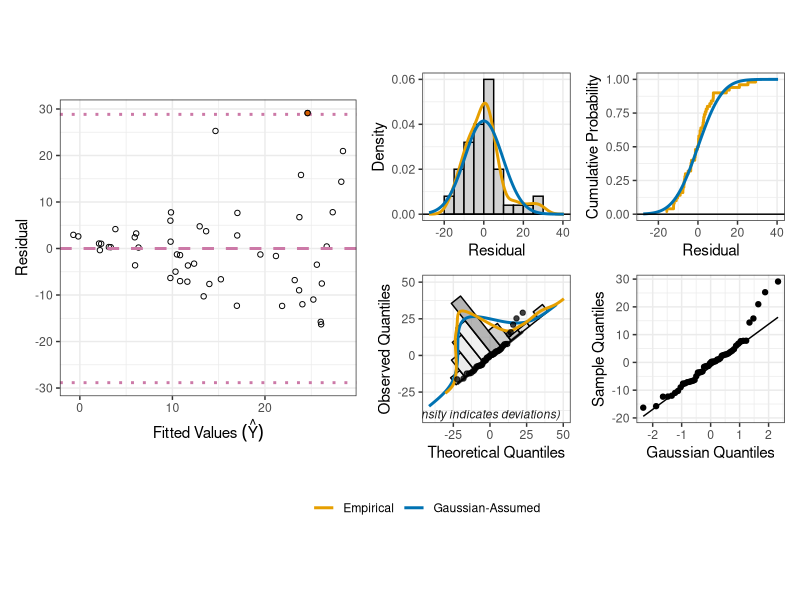
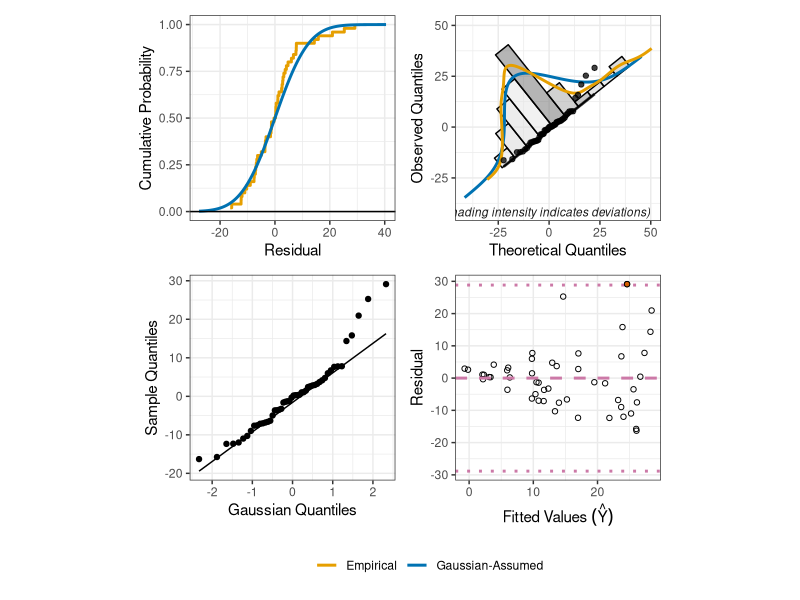
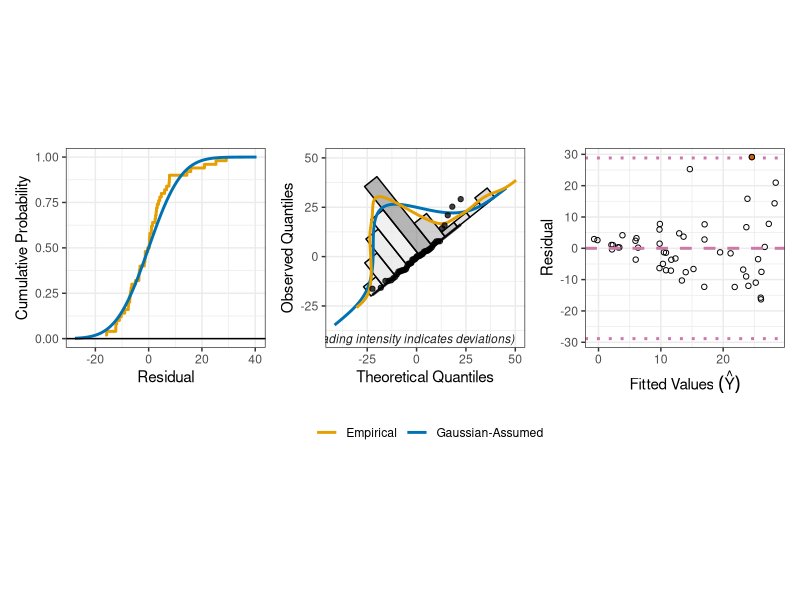
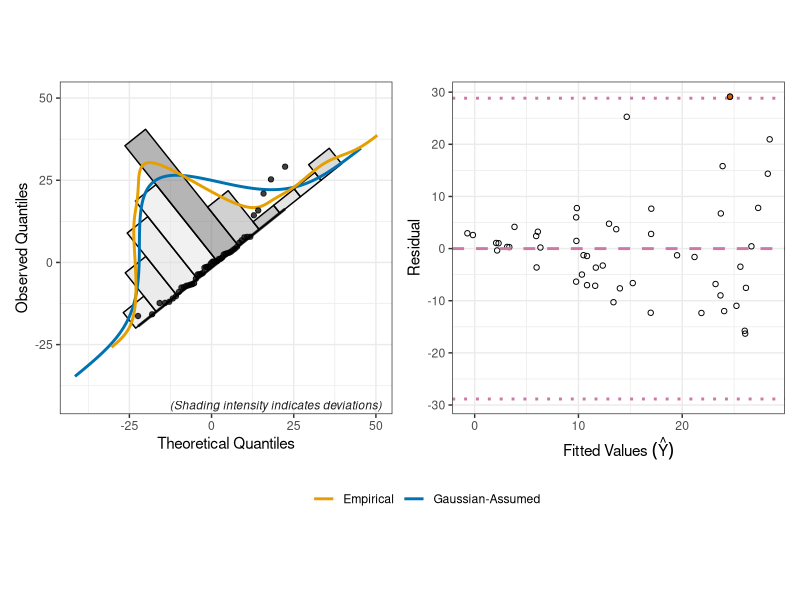
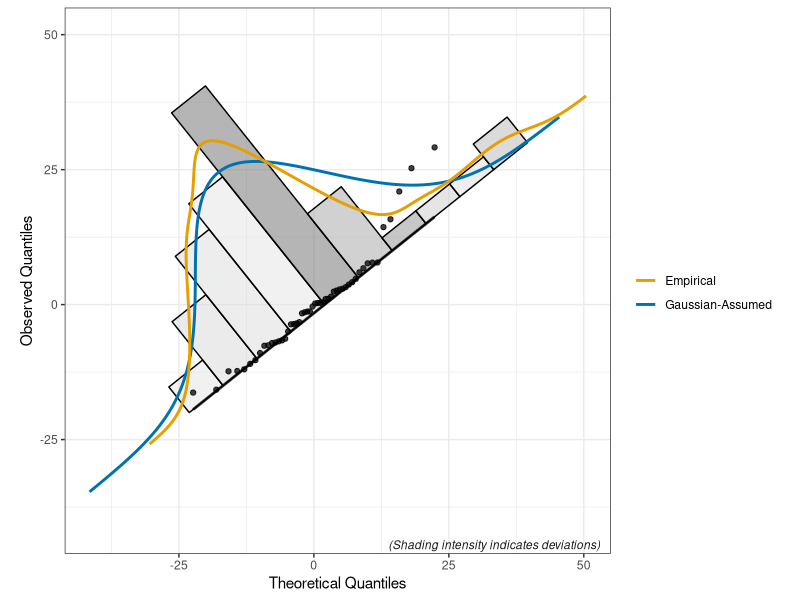

The R source for these figures, in order:
histoqq <- function(data,
                    shadeDeviation = TRUE,
                    square = FALSE,
                    dist = "norm",
                    height.scale = 1,
                    cartesian = FALSE,
                    ...) {
  require(tidyverse)
  if (!requireNamespace("MASS", quietly = TRUE)) stop("Please install 'MASS'")
  if (!requireNamespace("scales", quietly = TRUE)) stop("Please install 'scales'")
  
  # ------------------------------------------------------------------
  # 1. Validate Input
  # ------------------------------------------------------------------
  d.name <- paste0("d", dist)
  q.name <- paste0("q", dist)
  
  if (!exists(q.name, mode = "function") || !exists(d.name, mode = "function")) {
    stop(paste0("Invalid distribution specified. Could not find functions '", 
                q.name, "()' or '", d.name, "()'." ))
  }
  
  qdist <- match.fun(q.name)
  ddist <- match.fun(d.name)
  
  countunique <- data |> na.omit() |> unique() |> length()
  if (countunique == 1) stop("There is no variation in your data object.")
  
  npass <- length(data)
  data <- data |> na.omit()
  if (npass > length(data)) {
    warning(paste0("There were ", (npass - length(data)), " missing observation(s). We removed these to make the plot."))
  }
  
  # ------------------------------------------------------------------
  # 2. Scale Data & Estimate Parameters
  # ------------------------------------------------------------------
  df <- tibble(x = as.numeric(data))
  user.params <- list(...)
  
  if (length(user.params) == 0) {
    if (dist == "unif") {
      x1 <- min(df$x, na.rm = TRUE)
      xn <- max(df$x, na.rm = TRUE)
      user.params <- list(
        min = x1 - (xn - x1) / (nrow(df) - 1),
        max = xn + (xn - x1) / (nrow(df) - 1)
      )
    } else if (dist == "binom") {
      x.bar <- mean(df$x, na.rm = TRUE)
      s2 <- var(df$x, na.rm = TRUE)
      max.x <- max(df$x, na.rm = TRUE)
      
      if (!is.na(s2) && s2 < x.bar && s2 > 0) {
        est.size <- round((x.bar^2) / (x.bar - s2))
        est.size <- max(est.size, max.x)
        est.prob <- x.bar / est.size
      } else {
        est.size <- max.x
        est.prob <- x.bar / est.size
      }
      user.params <- list(size = est.size, prob = est.prob)
    } else {
      fit.map <- c("norm" = "normal", "lnorm" = "log-normal", "exp" = "exponential",
                   "logis" = "logistic", "geom" = "geometric", "nbinom" = "negative binomial", 
                   "pois" = "Poisson")
      fit.name <- if (dist %in% names(fit.map)) fit.map[[dist]] else dist
      
      tryCatch({
        fit <- MASS::fitdistr(df$x, fit.name)
        user.params <- as.list(fit$estimate)
      }, error = function(e) {
        warning("MASS::fitdistr failed: ", e$message)
      })
    }
  }
  
  qdist.w <- function(p) do.call(qdist, c(list(p), user.params))
  ddist.w <- function(x) do.call(ddist, c(list(x), user.params))
  
  # ------------------------------------------------------------------
  # 3. QQ Line Geometry
  # ------------------------------------------------------------------
  y.quant <- quantile(df$x, c(0.25, 0.75), na.rm = TRUE)
  x.quant <- qdist.w(c(0.25, 0.75))
  slope <- ifelse(diff(x.quant) == 0, 1, diff(y.quant) / diff(x.quant))
  intercept <- y.quant[1] - slope * x.quant[1]
  
  len <- sqrt(slope^2 + 1)
  vx <- 1 / len
  vy <- slope / len
  nx <- -slope / len
  ny <- 1 / len
  
  # ------------------------------------------------------------------
  # 4. Bins and Density Data
  # ------------------------------------------------------------------
  test_probs <- seq(0.01, 0.99, length.out = 100)
  test_quants <- suppressWarnings(qdist.w(test_probs))
  test_quants <- test_quants[is.finite(test_quants)]
  is.discrete <- length(test_quants) > 0 && all(test_quants %% 1 == 0)
  
  range_x <- max(df$x, na.rm = TRUE) - min(df$x, na.rm = TRUE)
  bin.width <- range_x / nclass.Sturges(df$x)
  
  support.bounds <- qdist.w(c(0, 1))
  lower.bound <- support.bounds[1]
  upper.bound <- support.bounds[2]
  
  bin.min <- min(if (is.finite(lower.bound)) lower.bound else min(df$x, na.rm = TRUE), min(df$x, na.rm = TRUE))
  bin.max <- max(if (is.finite(upper.bound)) upper.bound else max(df$x, na.rm = TRUE), max(df$x, na.rm = TRUE))
  
  if (is.discrete) {
    bin.min <- floor(bin.min) - 0.5
    bin.max <- ceiling(bin.max) + 0.5
    breaks <- seq(bin.min, bin.max, by = 1)
    bin.width <- 1
    
    hist.data <- df |>
      mutate(
        bin.cut = cut(x, breaks = breaks, include.lowest = TRUE),
        bin.idx = as.numeric(bin.cut),
        bin.mid = bin.min + (bin.idx - 0.5) * bin.width
      ) |>
      group_by(bin.mid) |>
      summarise(count = n(), .groups = "drop")
  } else {
    hist_obj <- hist(df$x, plot = FALSE)
    breaks <- hist_obj$breaks
    bin.width <- diff(breaks)[1]
    hist.data <- tibble(bin.mid = hist_obj$mids, count = hist_obj$counts)
  }
  
  if (is.discrete) {
    kde.max <- max(table(df$x) / nrow(df))
  } else {
    dens.fit <- density(df$x)
    kde.max <- max(dens.fit$y, na.rm = TRUE)
  }
  
  hist.max.dens <- max(hist.data$count) / (nrow(df) * bin.width)
  max.empirical.dens <- max(kde.max, hist.max.dens)
  target.max.h <- range_x * height.scale
  density.multiplier <- target.max.h / max.empirical.dens
  bar.scale <- density.multiplier / (nrow(df) * bin.width)
  dens.cap <- max.empirical.dens * 2.5
  true.w <- sqrt((bin.width / slope)^2 + bin.width^2) / 2
  
  # Polygon creation
  hist.polygons <- hist.data |>
    mutate(
      expected.count = ddist.w(bin.mid) * nrow(df) * bin.width,
      deviation = abs(count - expected.count),
      x.c = (bin.mid - intercept) / slope,
      y.c = bin.mid,
      h = count * bar.scale
    ) |>
    slice(rep(1:n(), each = 4)) |>
    mutate(
      point_id = rep(1:4, times = nrow(hist.data)),
      dx = case_when(point_id %in% c(1, 4) ~ -true.w, TRUE ~ true.w),
      dy = case_when(point_id %in% c(1, 2) ~ 0, TRUE ~ h),
      final.x = x.c + dx * vx + dy * nx,
      final.y = y.c + dx * vy + dy * ny
    )
  
  # Densities
  plot.min <- max(min(c(df$x, qdist.w(0.001)), na.rm = TRUE) - bin.width, lower.bound, na.rm = TRUE)
  plot.max <- min(max(c(df$x, qdist.w(0.999)), na.rm = TRUE) + bin.width, upper.bound, na.rm = TRUE)
  
  if (is.discrete) {
    plot.range <- seq(ceiling(plot.min), floor(plot.max), by = 1)
  } else {
    base.seq <- seq(plot.min, plot.max, length.out = 1000)
    if (is.finite(lower.bound) && lower.bound >= plot.min && lower.bound <= plot.max) {
      base.seq <- c(base.seq, lower.bound - 1e-9, lower.bound, lower.bound + 1e-9)
    }
    if (is.finite(upper.bound) && upper.bound >= plot.min && upper.bound <= plot.max) {
      base.seq <- c(base.seq, upper.bound - 1e-9, upper.bound, upper.bound + 1e-9)
    }
    plot.range <- sort(unique(base.seq))
  }
  
  theoretical.density <- data.frame(val = plot.range) |>
    mutate(
      dens = pmin(replace_na(ddist.w(val), 0), dens.cap),
      h = dens * density.multiplier,
      x.base = (val - intercept) / slope - (if (is.discrete) 0.1 * vx else 0),
      y.base = val - (if (is.discrete) 0.1 * vy else 0),
      x = x.base + h * nx,
      y = y.base + h * ny
    )
  
  dens.fit <- density(df$x)
  if (is.discrete) {
    kde.curve <- as.data.frame(table(df$x)) |>
      mutate(val = as.numeric(as.character(Var1)), dens = Freq / nrow(df)) |>
      dplyr::select(val, dens) |>
      mutate(
        h = dens * density.multiplier,
        x.base = (val - intercept) / slope + 0.1 * vx,
        y.base = val + 0.1 * vy,
        x = x.base + h * nx,
        y = y.base + h * ny
      )
  } else {
    kde.curve <- data.frame(val = dens.fit$x, dens = dens.fit$y) |>
      mutate(
        h = dens * density.multiplier,
        x.base = (val - intercept) / slope,
        x = x.base + h * nx,
        y = val + h * ny
      )
  }
  
  # Bounding Box
  theoreticalquantiles <- qdist.w(ppoints(nrow(df)))
  all.coords.x <- c(theoreticalquantiles, hist.polygons$final.x, theoretical.density$x, kde.curve$x)
  all.coords.y <- c(df$x, hist.polygons$final.y, theoretical.density$y, kde.curve$y)
  limits <- range(c(all.coords.x, all.coords.y), na.rm = TRUE)
  
  # ------------------------------------------------------------------
  # 5. Build ggplot
  # ------------------------------------------------------------------
  if (!shadeDeviation) {
    histoqq.plot <- ggplot(df) +
      geom_polygon(data = hist.polygons, aes(x = final.x, y = final.y, group = bin.mid),
                   color = "black", alpha = 0.5)
  } else {
    max.abs.dev <- max(abs(hist.polygons$deviation), na.rm = TRUE)
    color.bound <- max(ceiling(nrow(df) / 5), max.abs.dev)
    histoqq.plot <- ggplot(df) +
      geom_polygon(data = hist.polygons, aes(x = final.x, y = final.y, group = bin.mid, fill = deviation),
                   color = "black", alpha = 0.5, show.legend = FALSE) +
      scale_fill_gradient(low = "grey90", high = "black", limits = c(0, color.bound), oob = scales::squish) +
      annotate("text", label = "(Shading intensity indicates deviations)", color = "grey10",
               x = Inf, y = -Inf, hjust = 1.05, vjust = -0.5, size = 3, fontface = "italic")
  }
  
  if (is.discrete) {
    histoqq.plot <- histoqq.plot +
      geom_segment(data = theoretical.density, aes(x = x.base, y = y.base, xend = x, yend = y, color = "Gaussian-Assumed"), linewidth = 1) +
      geom_segment(data = kde.curve, aes(x = x.base, y = y.base, xend = x, yend = y, color = "Empirical"), linewidth = 1)
  } else {
    histoqq.plot <- histoqq.plot +
      geom_path(data = theoretical.density, aes(x = x, y = y, color = "Gaussian-Assumed"), linewidth = 1) +
      geom_path(data = kde.curve, aes(x = x, y = y, color = "Empirical"), linewidth = 1)
  }
  
  histoqq.plot <- histoqq.plot +
    stat_qq_line(aes(sample = x), distribution = qdist, dparams = user.params, color = "black", linewidth = 1, alpha = 0.75, show.legend = FALSE) +
    stat_qq(aes(sample = x), distribution = qdist, dparams = user.params, alpha = 0.75, show.legend = FALSE) +
    theme_bw() +
    labs(x = "Theoretical Quantiles", y = "Observed Quantiles", color = "") +
    scale_color_manual(values = c("Gaussian-Assumed" = "#0072B2", "Empirical" = "#E69F00"))
  
  # ------------------------------------------------------------------
  # 6. Set Coordinates (UN-SLANTED POLYGONS + PATCHWORK COMPATIBLE)
  # ------------------------------------------------------------------
  histoqq.plot <- histoqq.plot +
    coord_cartesian(xlim = limits, ylim = limits, expand = TRUE) +
    theme(aspect.ratio = 1)
  
  return(histoqq.plot)
}

plotResiduals <- function(mod,
                          shadeDeviation = TRUE,
                          square = FALSE,
                          std = FALSE,
                          plots = c("histoqq", "fittedVSresid")) {
  ##############################################################################
  # PRE PROCESSING
  ##############################################################################
  require(tidyverse)
  require(patchwork)
  all.plots <- c("histogram", "ecdf", "histoqq", "qq", "fittedVSresid")
  plots <- unique(plots)
  plots <- plots[order(match(plots, all.plots))]
  
  if (any(!(plots %in% all.plots))) {
    stop(
      "We currently support 5 plots. A histoqq plot ('histoqq'), a usual qq plot ('qq'), a histogram ('histogram'), a empirical cdf ('ecdf'), or a fitted vs residual plot ('fittedVSresid'). Please ensure your plots specification contains only these values."
    )
  }

  # Extract correct residual scale (sigma vs robust s)
  if (std) {
    mod.sigma <- 1
  } else if (inherits(mod, "rlm")) {
    mod.sigma <- mod$s
  } else {
    mod.sigma <- summary(mod)$sigma
  }
  
  if (std) {
    if (inherits(mod, "rlm")) {
      # Scaled robust residuals u_i = e_i / s
      ggdat <- data.frame(y.hat = fitted(mod), e = residuals(mod) / mod$s)
      Residual.Label <- "Scaled Robust Residual (u)"
    } else {
      ggdat <- data.frame(y.hat = fitted(mod), e = rstudent(mod))  
      Residual.Label <- "Studentized Residual"
    }
  } else if (inherits(mod, "rlm")) {
    # Weighted robust residuals sqrt(w_i) * e_i
    ggdat <- data.frame(y.hat = fitted(mod), e = sqrt(mod$w) * residuals(mod))
    Residual.Label <- "Weighted Robust Residual"
  } else if (!is.null(mod$weights)) {
    # WLS Pearson residuals
    ggdat <- data.frame(y.hat = fitted(mod), e = residuals(mod, type = "pearson"))
    Residual.Label <- "Weighted Residual"
  } else {
    ggdat <- data.frame(y.hat = fitted(mod), e = residuals(mod))
    Residual.Label <- "Residual"
  }
  
  mod.sigma = ifelse(std, 1, summary(mod)$sigma)
  plot.list <- vector(mode = "list", length = length(plots))
  
  ##############################################################################
  # COMPLETE NECESSARY PLOTS
  ##############################################################################
  for (i in 1:length(plots)) {
    curr.plot <- plots[i]
    ############################################################################
    # HISTO-QQ
    ############################################################################
    if (curr.plot == "histoqq") {
      ggdat.gaussian <- data.frame(x = seq(
        min(ggdat$e) - 0.25 * diff(range(ggdat$e)),
        max(ggdat$e) + 0.25 * diff(range(ggdat$e)),
        length.out = 1000
      )) %>%
        mutate(f = dnorm(
          x,
          #ei should have mean zero
          mean = 0,
          #ei should have common variance  (regression estimated)
          sd = mod.sigma
        ))
      
      plot.list[[i]] <- histoqq(
        ggdat$e,
        shadeDeviation = shadeDeviation,
        square = square,
        dist = "norm",
        mean = 0,
        sd = mod.sigma,
        cartesian = (length(plots)>1)
      )
      
      if(any(c("histogram", "ecdf") %in% plots)){
        plot.list[[i]] <- plot.list[[i]]+ guides(color = "none")
      }
      
      ##########################################################################
      # HISTOGRAM
      ##########################################################################
    } else if (curr.plot == "histogram") {
      ggdat.gaussian <- data.frame(x = seq(
        min(ggdat$e) - 0.25 * diff(range(ggdat$e)),
        max(ggdat$e) + 0.25 * diff(range(ggdat$e)),
        length.out = 1000
      )) %>%
        mutate(f = dnorm(
          x,
          #ei should have mean zero
          mean = 0,
          #ei should have common variance  (regression estimated)
          sd = mod.sigma
        ))
      ####################################
      # Create PDF of Residuals Plot"
      ####################################
      breaks <- hist(ggdat$e, plot = FALSE)$breaks
      plot.list[[i]] <- ggplot(ggdat, aes(x = e)) +
        geom_histogram(
          aes(y = after_stat(density)),
          breaks = breaks,
          fill = "lightgrey",
          color = "black"
        ) +
        geom_hline(yintercept = 0) +
        stat_density(aes(x = e, color = "Empirical"),
                     geom = "line", linewidth = 1,
                     position = "identity") +
        geom_line(data = ggdat.gaussian, 
                  aes(x = x, y = f, color = "Gaussian-Assumed"),
                  linewidth = 1) +
        theme_bw() +
        theme(aspect.ratio = 1) +
        xlab(Residual.Label) +
        ylab("Density") +
        labs(color = "") +
        theme(legend.position = "bottom")+
        scale_color_manual( #Okabe-Ito colorblind-friendly palette
          values = c(
            "Gaussian-Assumed" = "#0072B2", # Blue
            "Empirical"        = "#E69F00"  # Orange
          )
        )
      
      ##########################################################################
      # ECDF
      ##########################################################################
    } else if (curr.plot == "ecdf") {
      ####################################
      # Create Data for CDF of Residuals Plot"
      ####################################
      e.cdf.func <- ecdf(ggdat$e)
      e.cdf <- e.cdf.func(sort(ggdat$e))
      ggdat.ecdf <- data.frame(e = sort(ggdat$e), 
                               e.cdf = e.cdf)
      ggdat.gaussian <- data.frame(x = seq(
        min(ggdat$e) - 0.25 * diff(range(ggdat$e)),
        max(ggdat$e) + 0.25 * diff(range(ggdat$e)),
        length.out = 1000
      )) %>%
        mutate(cdf = pnorm(
          x,
          #ei should have mean zero
          mean = 0,
          #ei should have common variance  (regression estimated)
          sd = mod.sigma
        ))
      
      ####################################
      # Create ECDF of Residuals Plot"
      ####################################
      plot.list[[i]] <- ggplot(ggdat.ecdf, aes(x = e)) +
        geom_step(
          aes(y = e.cdf, color = "Empirical"),
          linewidth = 1
        ) +
        geom_line(data=ggdat.gaussian,
                  aes(x=x, y=cdf, color = "Gaussian-Assumed"),
                  linewidth = 1)+
        geom_hline(yintercept = 0) +
        theme_bw() +
        theme(aspect.ratio = 1) +
        xlab(Residual.Label) +
        ylab("Cumulative Probability") +
        labs(color = "") +
        theme(legend.position = "bottom")+
        scale_color_manual( #Okabe-Ito colorblind-friendly palette
          values = c(
            "Gaussian-Assumed" = "#0072B2", # Blue
            "Empirical"        = "#E69F00"  # Orange
          )
        )
      ##########################################################################
      # QQ
      ##########################################################################
    } else if (curr.plot == "qq") {
      plot.list[[i]] <- ggplot(data = ggdat, aes(sample = e)) + #standardize e
        geom_qq() +
        geom_qq_line() +
        theme_bw() +
        theme(aspect.ratio = 1) +
        xlab("Gaussian Quantiles") +
        ylab("Sample Quantiles")
      ##########################################################################
      # FITTED VERSUS RESIDUALS
      ##########################################################################
    } else if (curr.plot == "fittedVSresid"){
      ggdat.out3 <- ggdat %>%
        filter(abs(e) > 3 * mod.sigma)
      
      plot.list[[i]] <- ggplot(data = ggdat, aes(x = y.hat, y = e)) +
        geom_point(shape = 1) +
        geom_hline(yintercept = 0,
                   color = "#CC79A7",
                   linetype = "dashed",
                   linewidth = 1) +
        xlab(bquote("Fitted Values" ~ (hat(Y)))) +
        ylab(Residual.Label) +
        theme_bw() +
        theme(aspect.ratio = 1) +
        geom_hline(
          yintercept = c(-3, 3) * mod.sigma,
          color = "#CC79A7",
          linetype = "dotted",
          linewidth = 1
        ) +
        geom_point(data = ggdat.out3,
                   aes(x = y.hat, y = e),
                   fill = "#D55E00",
                   shape = 21)
    }
  }
  ####################################
  # Print Plots"
  ####################################
  if(length(plots)==1){
    plot.list[[1]]
  }else if(length(plots)==2){
    (plot.list[[1]] | plot.list[[2]]) + 
      plot_layout(guides = "collect") & 
      theme(legend.position = "bottom")
  }else if(length(plots)==3){
    (plot.list[[1]] | plot.list[[2]] | plot.list[[3]]) + 
      plot_layout(guides = "collect")& 
      theme(legend.position = "bottom")
  }else if(length(plots)==4){
    ((plot.list[[1]] | plot.list[[2]])/((plot.list[[3]])|plot.list[[4]])) + 
      plot_layout(guides = "collect")& 
      theme(legend.position = "bottom")
  }else if(length(plots)==5){
design <- "
EEAB
EECD
"
    wrap_plots(plot.list, design = design) + 
      plot_layout(guides = "collect") & 
      theme(legend.position = "bottom")        
  }
}


library(tidyverse)
beta0 <- 1.0
beta1 <- 0.5

mu.epsilon <- 0
sigma.epsilon <- sqrt(0.25)

n <- 50

set.seed(7272)
x <- runif(n = n, min = 0, max = 5)
log_y <- beta0 + beta1 * x + rnorm(n, mean = 0, sd = sigma.epsilon)
y <- exp(log_y)

dat <- tibble(x=x, y=y)

mod <- lm(y ~ x, data=dat)
plotResiduals(mod, plots=c("histoqq", "qq", "histogram", "ecdf", "fittedVSresid")) # 5
plotResiduals(mod, plots=c("histoqq", "qq", "ecdf", "fittedVSresid")) # 4
plotResiduals(mod, plots=c("histoqq", "ecdf", "fittedVSresid")) # 3
plotResiduals(mod)
plotResiduals(mod, plots="histoqq")
